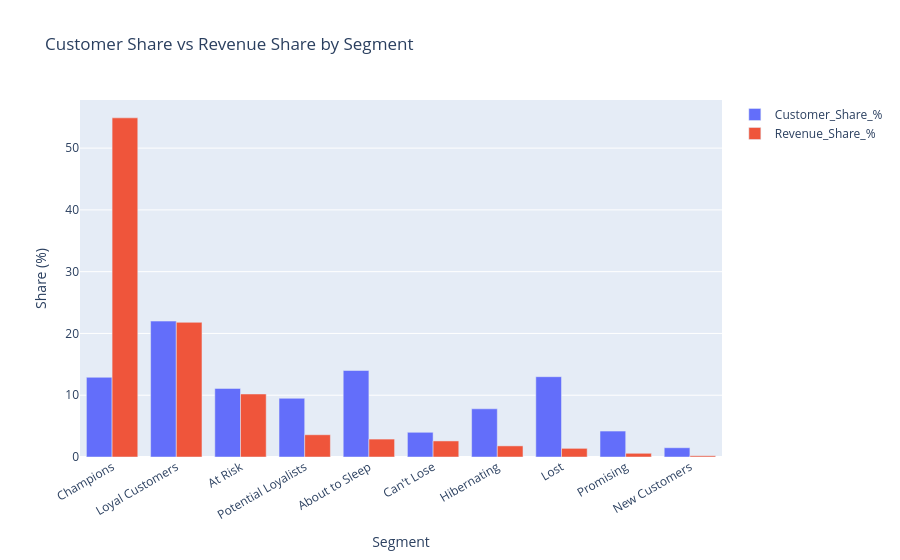

Notebook code for this chart:
### Markdown cell above
## Visualizing Customer Share vs Revenue Share

An interactive chart comparing what % of customers each segment represents against what % of revenue it generates.

### Code cell
import plotly.express as px

segment_summary_reset = segment_summary.reset_index()
segment_summary_reset["Customer_Share_%"] = (segment_summary_reset["Customers"] / segment_summary_reset["Customers"].sum() * 100).round(1)

fig = px.bar(
    segment_summary_reset.melt(id_vars="Segment", value_vars=["Customer_Share_%", "Revenue_Share_%"]),
    x="Segment", y="value", color="variable", barmode="group",
    title="Customer Share vs Revenue Share by Segment",
    labels={"value": "Share (%)", "variable": ""}
)
fig.update_layout(xaxis_tickangle=-30)
fig.write_image("images/revenue_share.png", width=1000, height=600)
fig.show()

### Figure 1 — Plotly figure (JSON) as saved in the notebook; plotly's stock layout.template omitted (floating-point values rounded to 4 significant figures)
{"data": [{"alignmentgroup": "True", "hovertemplate": "=Customer_Share_%<br>Segment=%{x}<br>Share (%)=%{y}<extra></extra>", "legendgroup": "Customer_Share_%", "marker": {"color": "#636efa", "pattern": {"shape": ""}}, "name": "Customer_Share_%", "offsetgroup": "Customer_Share_%", "orientation": "v", "showlegend": true, "textposition": "auto", "type": "bar", "x": ["Champions", "Loyal Customers", "At Risk", "Potential Loyalists", "About to Sleep", "Can't Lose", "Hibernating", "Lost", "Promising", "New Customers"], "xaxis": "x", "y": [12.9, 22.0, 11.1, 9.5, 14.0, 4.0, 7.8, 13.0, 4.2, 1.5], "yaxis": "y"}, {"alignmentgroup": "True", "hovertemplate": "=Revenue_Share_%<br>Segment=%{x}<br>Share (%)=%{y}<extra></extra>", "legendgroup": "Revenue_Share_%", "marker": {"color": "#EF553B", "pattern": {"shape": ""}}, "name": "Revenue_Share_%", "offsetgroup": "Revenue_Share_%", "orientation": "v", "showlegend": true, "textposition": "auto", "type": "bar", "x": ["Champions", "Loyal Customers", "At Risk", "Potential Loyalists", "About to Sleep", "Can't Lose", "Hibernating", "Lost", "Promising", "New Customers"], "xaxis": "x", "y": [54.9, 21.8, 10.2, 3.6, 2.9, 2.6, 1.8, 1.4, 0.6, 0.2], "yaxis": "y"}], "layout": {"barmode": "group", "legend": {"title": {"text": ""}, "tracegroupgap": 0}, "title": {"text": "Customer Share vs Revenue Share by Segment"}, "xaxis": {"anchor": "y", "domain": [0, 1], "tickangle": -30, "title": {"text": "Segment"}}, "yaxis": {"anchor": "x", "domain": [0, 1], "title": {"text": "Share (%)"}}}}
